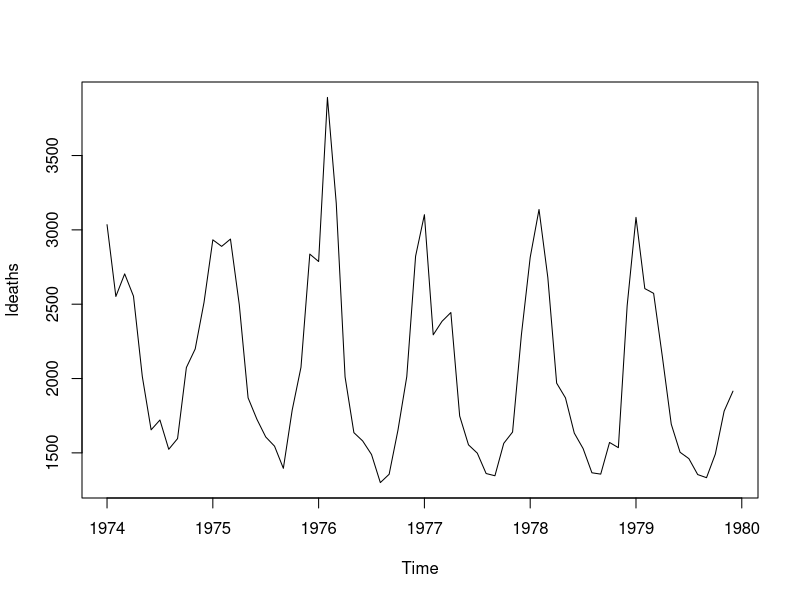
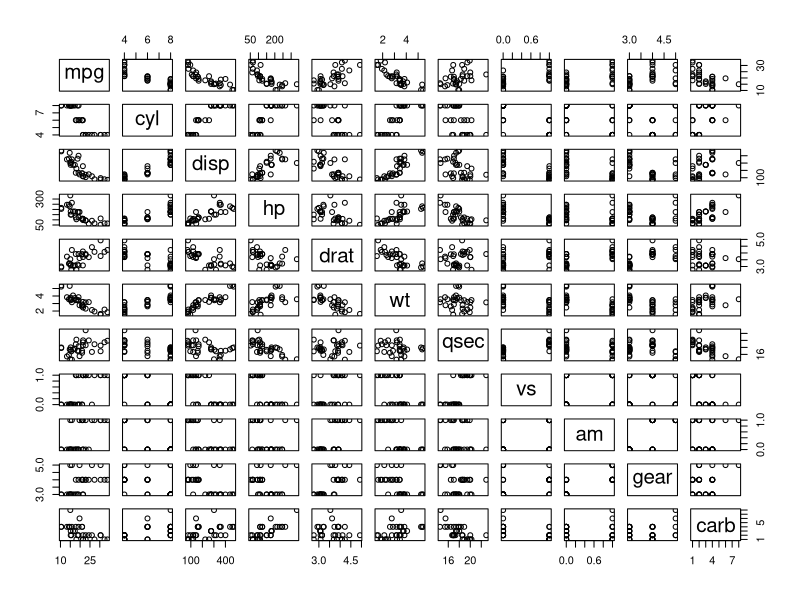

Generate these figures, in order, with R:
iris
dim(iris)
head(iris)

summary(iris)
iris[,"Petal.Width" > 1]

datasets::ldeaths

plot(ldeaths)

mtcars
plot(mtcars)
